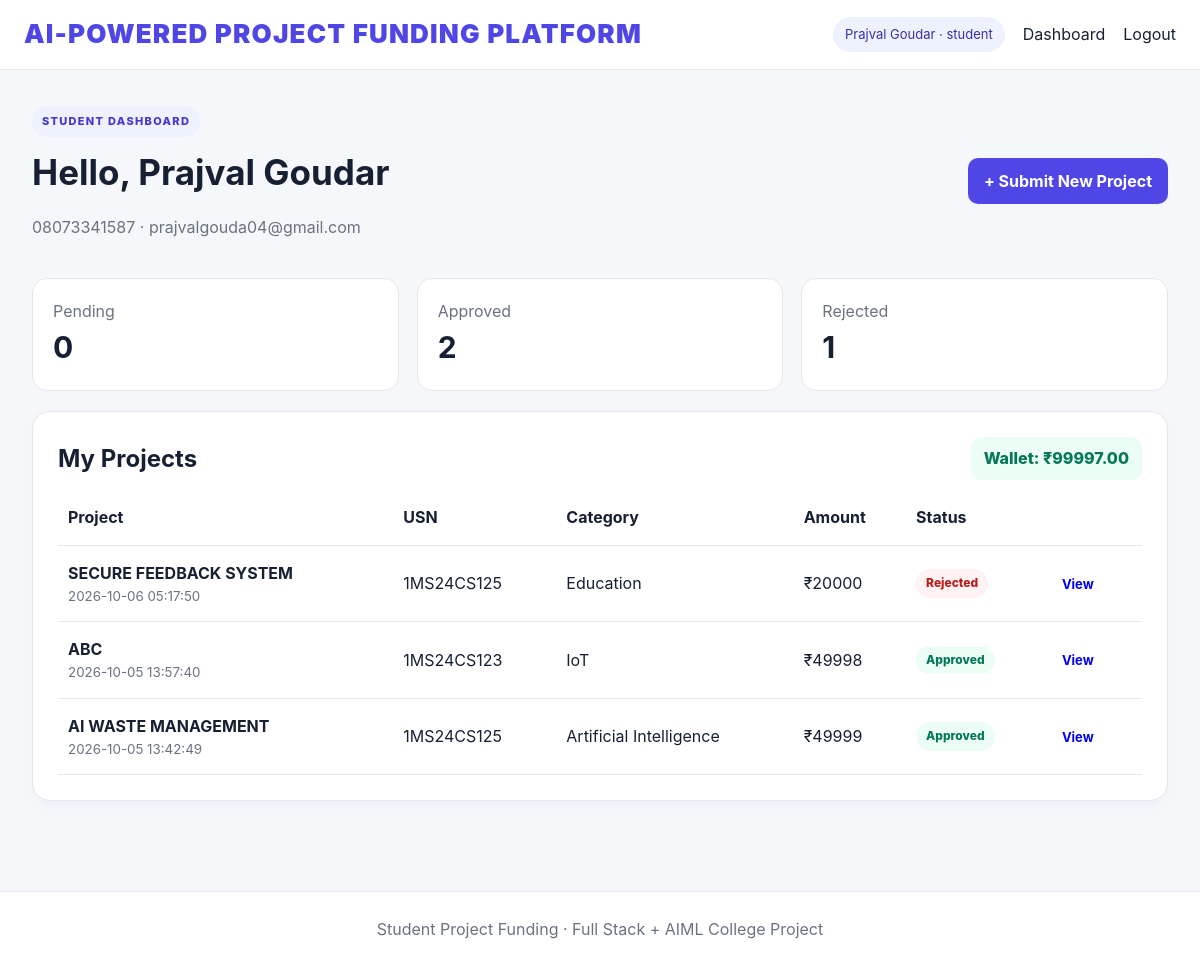
Page /student (signed in) on the committed database.
### tables this page shows
CREATE TABLE users (
        id INTEGER PRIMARY KEY AUTOINCREMENT,
        username TEXT UNIQUE NOT NULL,
        name TEXT NOT NULL,
        mobile TEXT,
        email TEXT,
        password_hash TEXT NOT NULL,
        role TEXT NOT NULL CHECK(role IN ('student','sponsor')),
        wallet_balance REAL NOT NULL DEFAULT 0,
        created_at TIMESTAMP DEFAULT CURRENT_TIMESTAMP
    );

CREATE TABLE projects (
        id INTEGER PRIMARY KEY AUTOINCREMENT,
        student_id INTEGER NOT NULL,
        title TEXT NOT NULL,
        description TEXT NOT NULL,
        category TEXT NOT NULL,
        usn TEXT NOT NULL,
        student_name TEXT NOT NULL,
        github_link TEXT,
        demo_link TEXT,
        required_amount REAL NOT NULL DEFAULT 0,
        status TEXT NOT NULL DEFAULT 'pending'
            CHECK(status IN ('pending','approved','rejected')),
        sponsor_id INTEGER,
        sponsor_comment TEXT,
        funded_amount REAL NOT NULL DEFAULT 0,
        created_at TIMESTAMP DEFAULT CURRENT_TIMESTAMP,
        FOREIGN KEY(student_id) REFERENCES users(id),
        FOREIGN KEY(sponsor_id) REFERENCES users(id)
    );

### app.py (the view)
@app.route("/student")
def student_dashboard():
    guard = login_required("student")
    if guard:
        return guard
    user = current_user()
    conn = db()
    projects = conn.execute("""
        SELECT p.*, u.name AS sponsor_name
        FROM projects p LEFT JOIN users u ON p.sponsor_id=u.id
        WHERE p.student_id=? ORDER BY p.created_at DESC
    """, (user["id"],)).fetchall()
    counts = {
        "pending": sum(1 for p in projects if p["status"] == "pending"),
        "approved": sum(1 for p in projects if p["status"] == "approved"),
        "rejected": sum(1 for p in projects if p["status"] == "rejected"),
    }
    conn.close()
    return render_template("student_dashboard.html", projects=projects, counts=counts)

### app.py (called while the page is built)
def db():
    conn = sqlite3.connect(DB_PATH)
    conn.row_factory = sqlite3.Row
    conn.execute("PRAGMA foreign_keys = ON")
    return conn

def current_user():
    uid = session.get("user_id")
    if not uid:
        return None
    conn = db()
    user = conn.execute("SELECT * FROM users WHERE id=?", (uid,)).fetchone()
    conn.close()
    return user

@app.context_processor
def inject_user():
    return {"current_user": current_user()}

def login_required(role=None):
    user = current_user()
    if not user:
        return redirect(url_for("login"))
    if role and user["role"] != role:
        return redirect(url_for("dashboard"))
    return None

### templates/student_dashboard.html
{% extends "base.html" %}
{% block content %}
<div class="page-head"><div><span class="badge">STUDENT DASHBOARD</span><h1>Hello, {{ current_user["name"] }}</h1><p class="muted">{{ current_user["mobile"] or "No mobile" }} · {{ current_user["email"] or "No email" }}</p></div><a class="btn primary" href="{{ url_for('new_project') }}">+ Submit New Project</a></div>
<div class="grid three"><div class="stat"><span>Pending</span><strong>{{ counts.pending }}</strong></div><div class="stat"><span>Approved</span><strong>{{ counts.approved }}</strong></div><div class="stat"><span>Rejected</span><strong>{{ counts.rejected }}</strong></div></div>
<div class="card"><div class="section-title"><h2>My Projects</h2><span class="wallet">Wallet: ₹{{ "%.2f"|format(current_user["wallet_balance"]) }}</span></div>
{% if projects %}<div class="table-wrap"><table><thead><tr><th>Project</th><th>USN</th><th>Category</th><th>Amount</th><th>Status</th><th></th></tr></thead><tbody>{% for p in projects %}<tr><td><b>{{ p["title"] }}</b><small>{{ p["created_at"] }}</small></td><td>{{ p["usn"] }}</td><td>{{ p["category"] }}</td><td>₹{{ "%.0f"|format(p["required_amount"]) }}</td><td><span class="status {{ p['status'] }}">{{ p['status']|capitalize }}</span></td><td><a class="btn small" href="{{ url_for('project_detail', project_id=p['id']) }}">View</a></td></tr>{% endfor %}</tbody></table></div>
{% else %}<div class="empty">No projects yet. Submit your first project.</div>{% endif %}</div>
{% endblock %}

### templates/base.html (shortened to what this page needs)
<!doctype html>
<html lang="en">
<head>
<link rel="stylesheet" href="{{ url_for('static', filename='style.css') }}">
</head>
<body>
<nav class="nav"><a class="brand" href="{{ url_for('home') }}"><span class="platform-title">AI-POWERED PROJECT FUNDING PLATFORM</span></a><div class="navlinks">{% if current_user %}<span class="user-pill">{{ current_user["name"] }} · {{ current_user["role"] }}</span><a href="{{ url_for('dashboard') }}">Dashboard</a><a href="{{ url_for('logout') }}">Logout</a>{% else %}<a href="{{ url_for('login') }}">Login</a><a class="btn small primary" href="{{ url_for('register') }}">Register</a>{% endif %}</div></nav>
<main class="container">
{% block content %}{% endblock %}
</main>
<footer>Student Project Funding · Full Stack + AIML College Project</footer>
</body>
</html>

### static/style.css (style rules this page uses)
:root { --bg:#f5f7fb;--card:#fff;--text:#172033;--muted:#6b7280;--primary:#4f46e5;--primary2:#3730a3;--green:#059669;--red:#dc2626;--yellow:#d97706;--border:#e5e7eb }
* { box-sizing:border-box }
body { margin:0;background:var(--bg);color:var(--text);font-family:Inter,system-ui,-apple-system,Segoe UI,sans-serif;line-height:1.55 }
.nav { height:70px;background:#fff;border-bottom:1px solid var(--border);display:flex;align-items:center;justify-content:space-between;padding:0 max(24px,calc((100vw - 1180px)/2));position:sticky;top:0;z-index:5 }
.brand { font-size:26px;font-weight:800;color:var(--text);text-decoration:none }
.brand span { color:var(--primary) }
.navlinks { display:flex;align-items:center;gap:18px }
.navlinks a { color:var(--text);text-decoration:none }
.user-pill { background:#eef2ff;color:#3730a3;padding:7px 12px;border-radius:999px;font-size:13px }
.container { max-width:1180px;margin:auto;padding:36px 22px 70px }
.badge { display:inline-block;font-size:11px;font-weight:800;letter-spacing:.12em;background:#eef2ff;color:#4338ca;padding:7px 10px;border-radius:999px }
.card { background:var(--card);border:1px solid var(--border);border-radius:18px;padding:25px;box-shadow:0 8px 25px #17203308;margin-bottom:20px }
.grid { display:grid;gap:18px }
.grid.three { grid-template-columns:repeat(3,minmax(0,1fr)) }
.three { margin:20px 0 }
.btn { border:0;border-radius:10px;padding:11px 16px;font-weight:700;cursor:pointer;text-decoration:none;display:inline-block;text-align:center }
.btn.primary { background:var(--primary);color:#fff }
.btn.small { padding:7px 11px;font-size:13px }
.page-head { display:flex;justify-content:space-between;align-items:center;gap:20px;margin-bottom:22px }
.page-head h1 { margin:8px 0 2px;font-size:35px }
.muted { color:var(--muted) }
.stat { background:#fff;border:1px solid var(--border);padding:20px;border-radius:15px }
.stat span { display:block;color:var(--muted) }
.stat strong { font-size:30px }
.section-title,.row-between { display:flex;justify-content:space-between;align-items:center;gap:15px }
.section-title h2 { margin:0 }
.wallet { font-weight:800;background:#ecfdf5;color:#047857;padding:9px 13px;border-radius:10px }
.table-wrap { overflow:auto }
table { width:100%;border-collapse:collapse;margin-top:10px }
th,td { text-align:left;padding:15px 10px;border-bottom:1px solid var(--border) }
td small { display:block;color:var(--muted) }
.status { display:inline-block;padding:5px 10px;border-radius:999px;font-size:12px;font-weight:800 }
.status.approved { background:#ecfdf5;color:#047857 }
.status.rejected { background:#fef2f2;color:#b91c1c }
footer { text-align:center;color:var(--muted);padding:25px;border-top:1px solid var(--border);background:#fff }
.platform-title { color:var(--primary);font-weight:900;letter-spacing:.045em;font-size:26px;white-space:nowrap }

### rows in the picture
users: name "Prajval Goudar", role "student", mobile "08073341587", email "prajvalgouda04@gmail.com", wallet_balance "99997.00"
projects: title "SECURE FEEDBACK SYSTEM", created_at "2026-10-06 05:17:50", usn "1MS24CS125", category "Education", required_amount "20000", status "Rejected"
projects: title "ABC", created_at "2026-10-05 13:57:40", usn "1MS24CS123", category "IoT", required_amount "49998", status "Approved"
projects: title "AI WASTE MANAGEMENT", created_at "2026-10-05 13:42:49", usn "1MS24CS125", category "Artificial Intelligence", required_amount "49999", status "Approved"

### other values in the picture
{{ counts.pending }} "0"
{{ counts.approved }} "2"
{{ counts.rejected }} "1"
